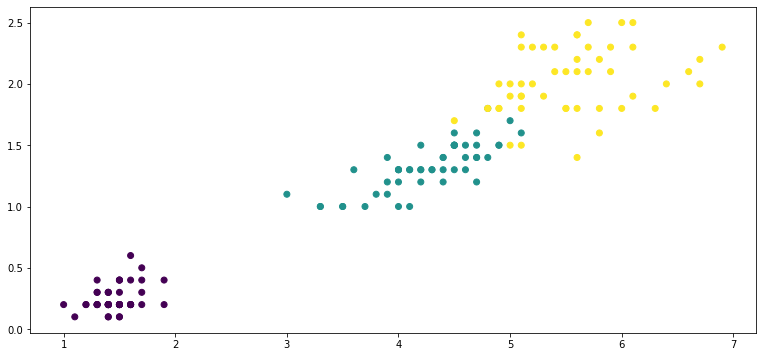

Write the Python code that produced this figure.
#!/usr/bin/env python3
# -*- coding: utf-8 -*-
"""
Created on Fri Oct 30 14:47:34 2020

@author: gustavo
"""

import numpy as np # LIbreria para operaciones matematicas
import matplotlib.pyplot as plt # Para graficos

from sklearn.datasets import load_iris
from sklearn.linear_model import Perceptron 

iris = load_iris()

iris.target # Mostrar las muestras a que especie de iris corresponde
iris.data[:5,:] # Traer datos especificos

data = iris.data[:,(2,3)]
labels = iris.target

plt.figure(figsize=(13,6))
plt.scatter(data[:,0],data[:,1], c=labels)
plt.show


# Variable objetivo
y = (iris.target == 2).astype(np.int) # iris virginica, que sea entero

# Mandamos a llamar al metodo perceptron
test_perceptron = Perceptron()

# Vamos a entrenar al perceptron con fit = metodo con el cual ajustamos
test_perceptron.fit(data,y) # Valores de entrada, Variable objetivo

# Evaluar su desempeño, usando el test con el metodo predict, con la muestra 5.1,2
y1_pred = test_perceptron.predict([[5.1,2]])
print("La prediccion 1: ", y1_pred)
